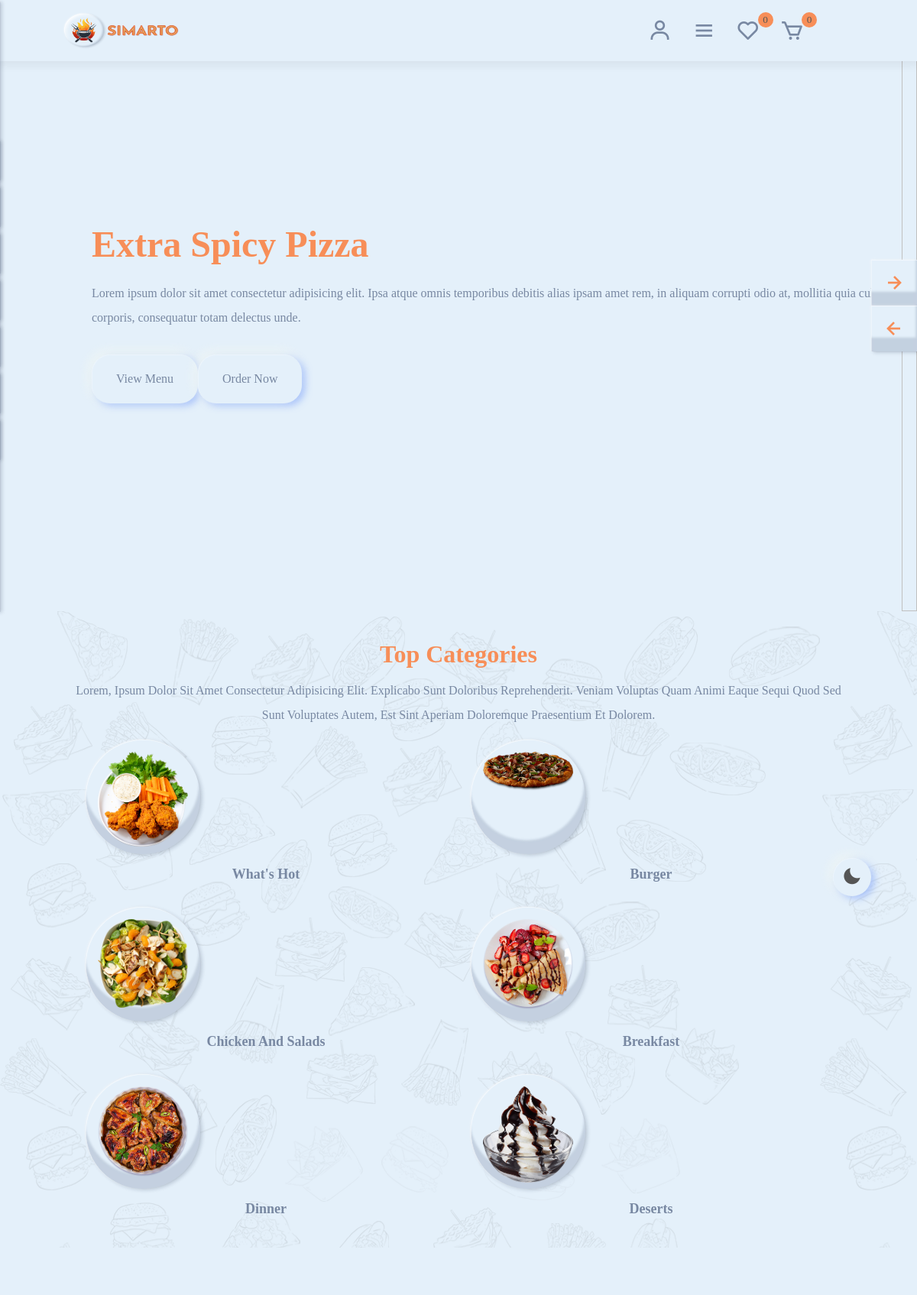
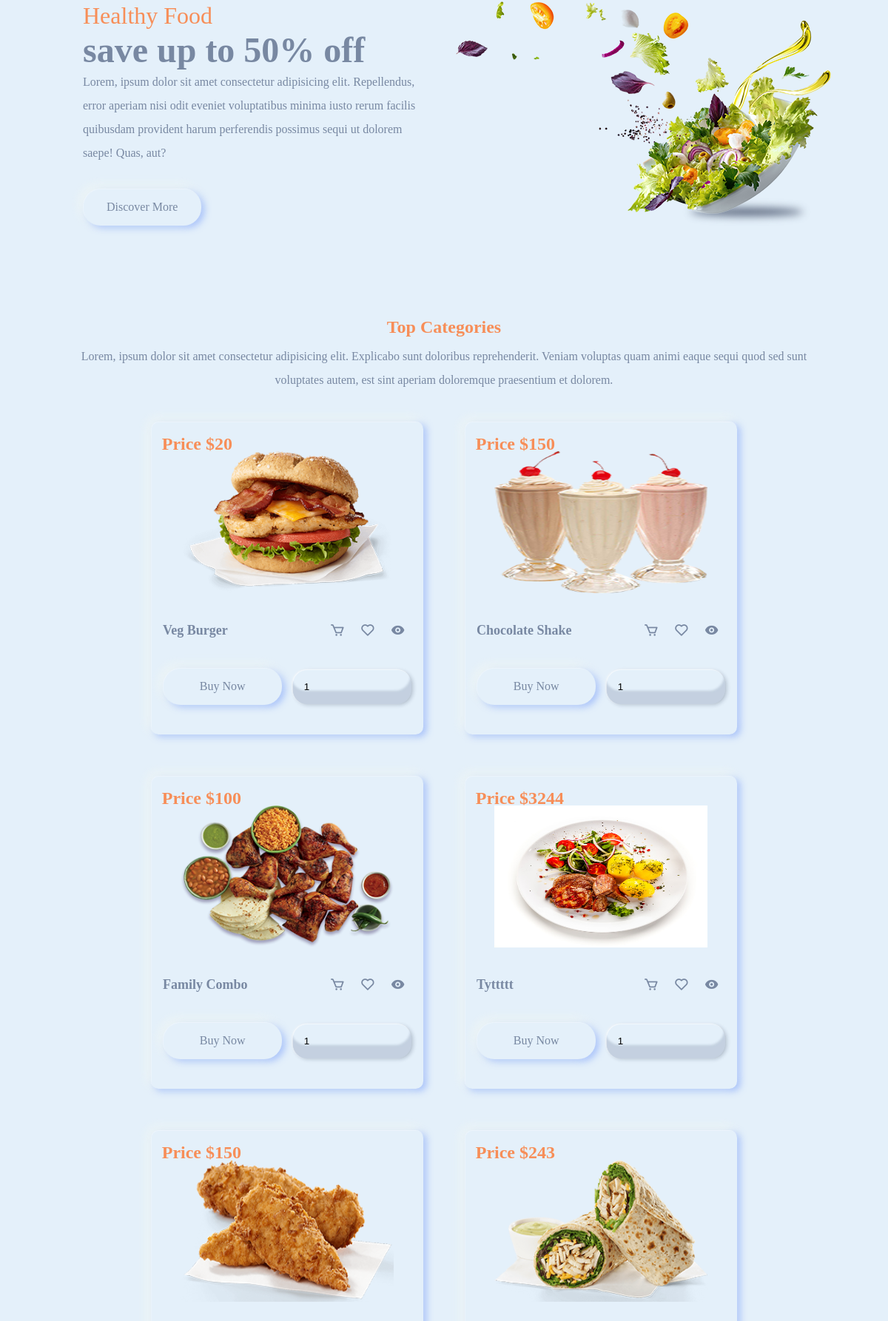
The page /Restaurant/home.php (upper part) on the database its author committed (2 pictures, top to bottom).
### tables this page shows
CREATE TABLE `products` (
  `id` varchar(255) NOT NULL,
  `name` varchar(255) NOT NULL,
  `price` varchar(255) NOT NULL,
  `image` varchar(255) NOT NULL,
  `category` varchar(255) NOT NULL,
  `product_detail` varchar(1000) NOT NULL,
  `status` varchar(255) NOT NULL
);

### Restaurant/components/shop.php (the view, shortened to what this page needs)
<div class="box-container">
    <?php
    $select_products = $conn->prepare("SELECT * FROM `products` LIMIT 6");
    $select_products->execute();
    if ($select_products->rowCount() > 0){
        while($fetch_products = $select_products->fetch(PDO::FETCH_ASSOC)){
    ?>
    <form method="post" class="box">
        <img src="uploaded_img/<?= $fetch_products['image']; ?>" class="image">
        <div class="button">
            <div><h3 class="name"><?= $fetch_products['name']; ?></h3></div>
            <div>
                <button type="submit" name="add_to_cart"><i class="bx bx-cart"></i></button>
                <button type="submit" name="add_to_wishlist"><i class="bx bx-heart"></i></button>
                <a href="view_page.php?pid=<?= $fetch_products['id']; ?>" class="bx bxs-show"></a>
            </div>
        </div>
        <p class="price">price $<?= $fetch_products['price']; ?></p>
        <div class="flex-btn">
            <a href="checkout.php?get_id<?= $fetch_products ['id']; ?>" class="btn">buy now</a>
            <input type="number" name="qty" required min="1" value="1" max="99" maxlength="2" class=" qty">
        </div>
    </form>
    <?php
            }
        }else{
            echo'
            <div class="empty">
                <p>no products added yet!</p>
             </div>
            ';
        }
    ?>
</div>

### rows shown on the page
products: image (picture), name "Veg Burger", price "20"
products: image (picture), name "Chocolate Shake", price "150"
products: image (picture), name "Family Combo", price "100"
products: image (picture), name "Tyttttt", price "3244"
products: image (picture), price "150"
products: image (picture), price "243"

### other values the page prints
$total_wishlist_items "0"
$total_cart_items "0"
